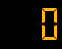
<?xml version="1.0" encoding="UTF-8"?>
<ui version="4.0">
 <class>ChannelNumberWidget</class>
 <widget class="QWidget" name="ChannelNumberWidget">
  <property name="geometry">
   <rect>
    <x>0</x>
    <y>0</y>
    <width>62</width>
    <height>49</height>
   </rect>
  </property>
  <property name="windowTitle">
   <string>Form</string>
  </property>
  <layout class="QGridLayout" name="gridLayout">
   <property name="margin">
    <number>0</number>
   </property>
   <property name="spacing">
    <number>0</number>
   </property>
   <item row="0" column="0">
    <widget class="QLCDNumber" name="lcdNumber">
     <property name="styleSheet">
      <string notr="true">color: rgb(255, 183, 15);
background-color: rgb(0, 0, 0);</string>
     </property>
     <property name="frameShape">
      <enum>QFrame::NoFrame</enum>
     </property>
     <property name="numDigits">
      <number>3</number>
     </property>
     <property name="segmentStyle">
      <enum>QLCDNumber::Flat</enum>
     </property>
    </widget>
   </item>
  </layout>
 </widget>
 <resources/>
 <connections/>
</ui>
